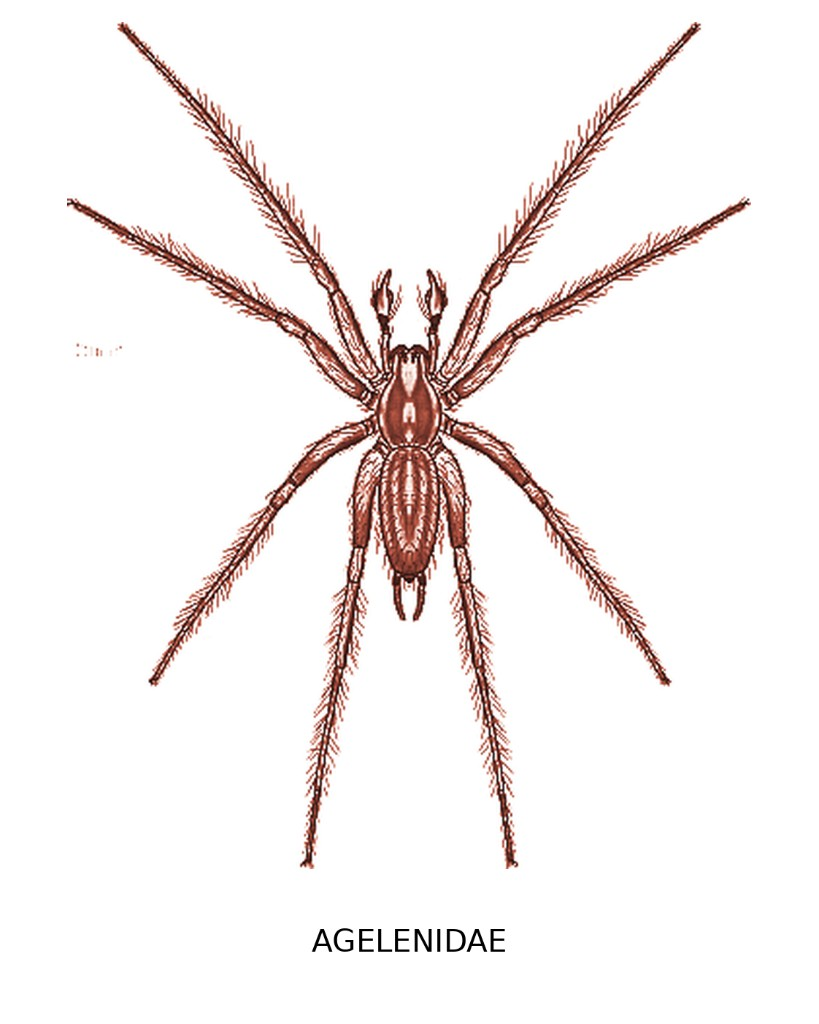
#> input picture originals/agelenidae.png, 819 x 1024 px
$ python -i optimize_images.py   (imports and definitions only)
#> lines starting #> are read from the running program, lines starting #| are printed output that depends on the picture
#> further down, picture is the input picture: PIL image 819x1024 RGB; mean R, G, B 245.3, 240.4, 239.4
#!/usr/bin/env python3
"""Build Pebble RGB222 color + grayscale assets from spider family illustrations."""

from __future__ import annotations

import argparse
import csv
import shutil
from pathlib import Path

from PIL import Image, ImageEnhance, ImageOps

ROOT = Path(__file__).resolve().parent.parent
CATALOG = ROOT / "spider_catalog.csv"
ORIGINALS = ROOT / "originals"
ASSETS_GLOB = Path("/home/manjo/.cursor/projects/home-manjo-Pebble/assets")
COLOR_OUT = ROOT / "resources" / "images" / "color"
MONO_OUT = ROOT / "resources" / "images" / "mono"
REFERENCE_OUT = ROOT / "resources" / "images" / "reference"
ICON_OUT = ROOT / "resources" / "images" / "icon.png"
MAX_SIZE = (188, 106)
CHANNELS = (0, 85, 170, 255)
PALETTE = [v for r in CHANNELS for g in CHANNELS for b in CHANNELS for v in (r, g, b)]
PALETTE_IMAGE = Image.new("P", (1, 1))
# [1 line not run here, left out]
NO_DITHER = Image.Dither.NONE

COMMON: dict[str, str] = {
    "agelenidae": "Funnel weavers",
    "amaurobiidae": "Hackledmesh weavers",
    "amphinectidae": "Stiphidiid spiders",
    "anapidae": "Minute orb-weavers",
    "antrodiaetidae": "Folding-trapdoor spiders",
    "anyphaenidae": "Anyphaenid sac spiders",
    "araneidae": "Orb-weavers",
    "atypidae": "Purse-web spiders",
    "caponiidae": "Caponiid spiders",
    "cithaeronidae": "Cithaeronid spiders",
    "clubionidae": "Sac spiders",
    "corinnidae": "Corinnid sac spiders",
    "ctenidae": "Wandering spiders",
    "ctenizidae": "Trapdoor spiders",
    "cybaeidae": "Cybaeid spiders",
    "deinopidae": "Ogre-faced spiders",
    "desidae": "Desid intertidal spiders",
    "dictynidae": "Dictynid spiders",
    "diguetidae": "Diguetid spiders",
    "dipluridae": "Funnel-web tarantulas",
    "dysderidae": "Woodlouse hunters",
    "euctenizidae": "Wafer-lid trapdoor spiders",
    "eutichuridae": "Eutichurid sac spiders",
    "filistatidae": "Crevice weavers",
    "gnaphosidae": "Ground spiders",
    "hahniidae": "Dwarf sheet weavers",
    "hersiliidae": "Two-tailed spiders",
    "homalonychidae": "Homalonychid ground spiders",
    "hypochilidae": "Lampshade spiders",
    "leptonetidae": "Leptonetid spiders",
    "linyphiidae": "Sheetweavers",
    "liocranidae": "Liocranid sac spiders",
    "lycosidae": "Wolf spiders",
    "mecicobothriidae": "Dwarf tarantulas",
    "mimetidae": "Pirate spiders",
    "miturgidae": "Miturgid spiders",
    "mysmenidae": "Dwarf orb-weavers",
    "nemesiidae": "Nemesiid trapdoor spiders",
    "nephilidae": "Golden orb-weavers",
    "nesticidae": "Cave cobweb spiders",
    "ochyroceratidae": "Ochyroceratid spiders",
    "oecobiidae": "Wall spiders",
    "oonopidae": "Goblin spiders",
    "oxyopidae": "Lynx spiders",
    "philodromidae": "Running crab spiders",
    "pholcidae": "Cellar spiders",
    "phrurolithidae": "Phrurolithid ground spiders",
    "pimoidae": "Pimoid sheet weavers",
    "pisauridae": "Nursery-web spiders",
    "plectreuridae": "Plectreurid spiders",
    "prodidomidae": "Prodidomid ground spiders",
    "salticidae": "Jumping spiders",
    "scytodidae": "Spitting spiders",
    "segestriidae": "Tube-dwelling spiders",
    "selenopidae": "Flattie spiders",
    "sicariidae": "Recluse spiders",
    "sparassidae": "Huntsman spiders",
    "symphytognathidae": "Symphytognathid dwarf spiders",
    "telemidae": "Telemid sheet weavers",
    "tetragnathidae": "Long-jawed orb-weavers",
    "theraphosidae": "Tarantulas",
    "theridiidae": "Cobweb spiders",
    "theridiosomatidae": "Ray spiders",
    "thomisidae": "Crab spiders",
    "titanoecidae": "Titanoecid spiders",
    "trachelidae": "Widow's-thrill spiders",
    "trechaleidae": "Trechaleid spiders",
    "trogloraptoridae": "Trogloraptor spiders",
    "uloboridae": "Cribellate orb-weavers",
    "zodariidae": "Ant spiders",
    "zoropsidae": "Zoropsid spiders",
}


# [6 lines left out: function family_slug, not called in this run]


def scientific(slug: str) -> str:
    return slug[0].upper() + slug[1:]


def strip_plate_label(image: Image.Image) -> Image.Image:
    """Remove the family name printed along the bottom of field-guide plates."""
    gray = image.convert("L")
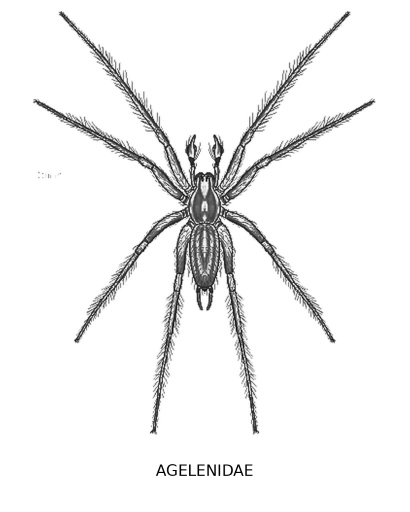
#> gray: PIL image 819x1024 L (shown at 1/2 size); min 0, max 255, mean 241.7
    width, height = gray.size
    x0, x1 = int(width * 0.08), int(width * 0.92)
    scan_floor = int(height * 0.78)
    label_top = height
    in_band = False
    for y in range(height - 1, scan_floor, -1):
        row = [gray.getpixel((x, y)) for x in range(x0, x1, 4)]
        dark = sum(1 for value in row if value < 210)
        if dark >= max(3, len(row) // 25):
            in_band = True
            label_top = y
        elif in_band:
            break
#> this loop made 96 passes
#> dark on passes 1 to 8: 0, 0, 0, 0, 0, 0, 0, 0
    if label_top >= height:
        return image
    pad = 6
    return image.crop((0, 0, width, max(scan_floor, label_top - pad)))
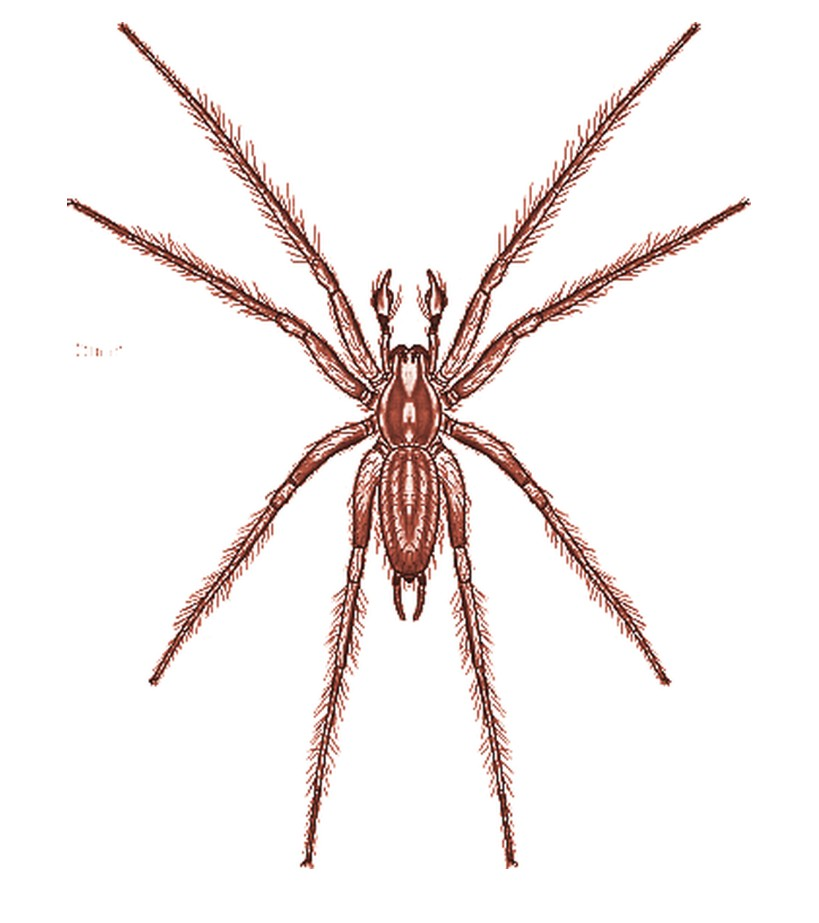
#> returned value: PIL image 819x923 RGB; mean R, G, B 244.7, 239.3, 238.2


# [106 lines left out: functions discover_sources, prepare_rgb, quantize_fit, write_catalog, main, not called in this run]


# [2 lines not run here, left out]

>>> from PIL import Image
>>> picture = Image.open('../originals/agelenidae.png')
>>> result = strip_plate_label(picture)

$ run again, on originals/antrodiaetidae.png
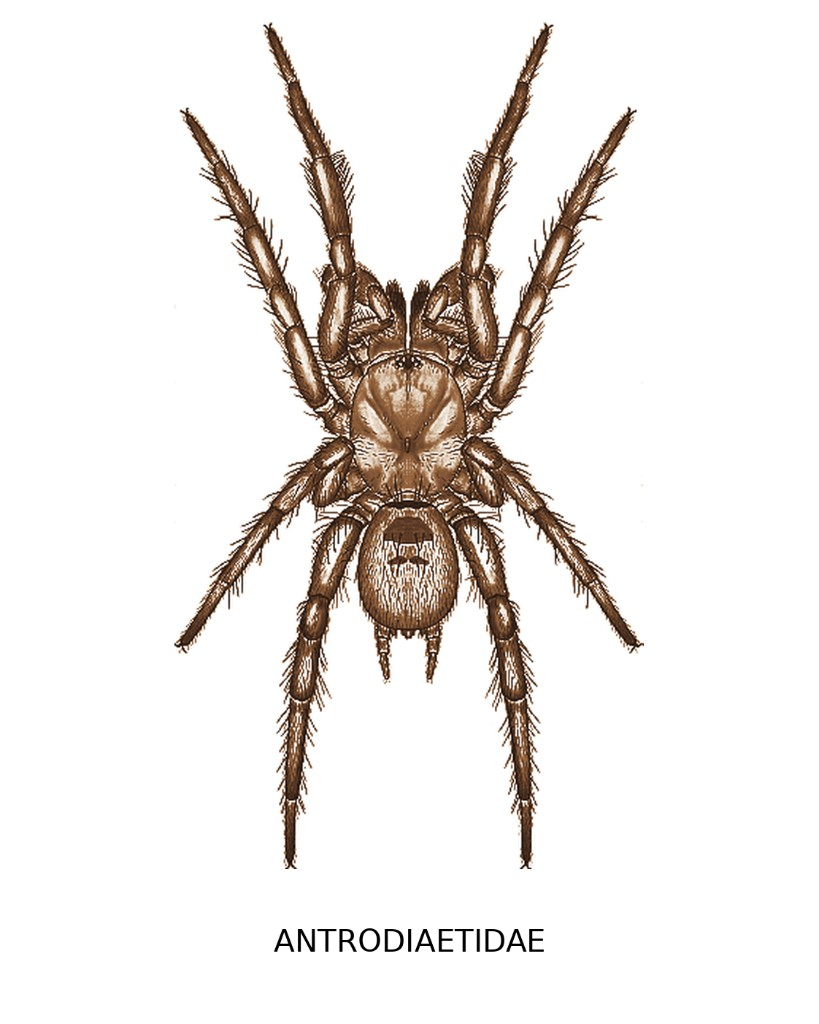
#> input picture originals/antrodiaetidae.png, 819 x 1024 px
#> picture is the input picture: PIL image 819x1024 RGB; mean R, G, B 237.1, 233.3, 230.4
#> in strip_plate_label, `gray = image.convert("L")`:
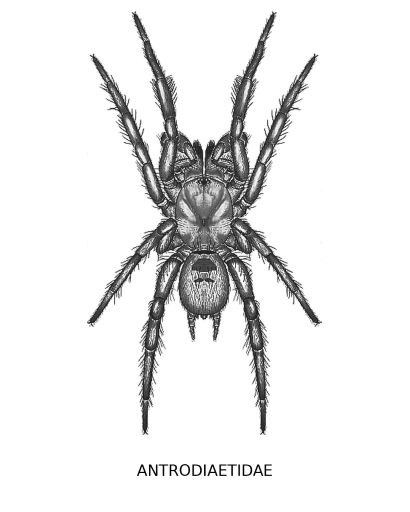
#> gray: PIL image 819x1024 L (shown at 1/2 size); min 0, max 255, mean 234.1
#> the loop in strip_plate_label, `for y in range(height - 1, scan_floor, -1):` made 96 passes
#> dark on passes 1 to 8: 0, 0, 0, 0, 0, 0, 0, 0
#> in strip_plate_label, `return image.crop((0, 0, width, max(scan_floor, label_top - pad)))`:
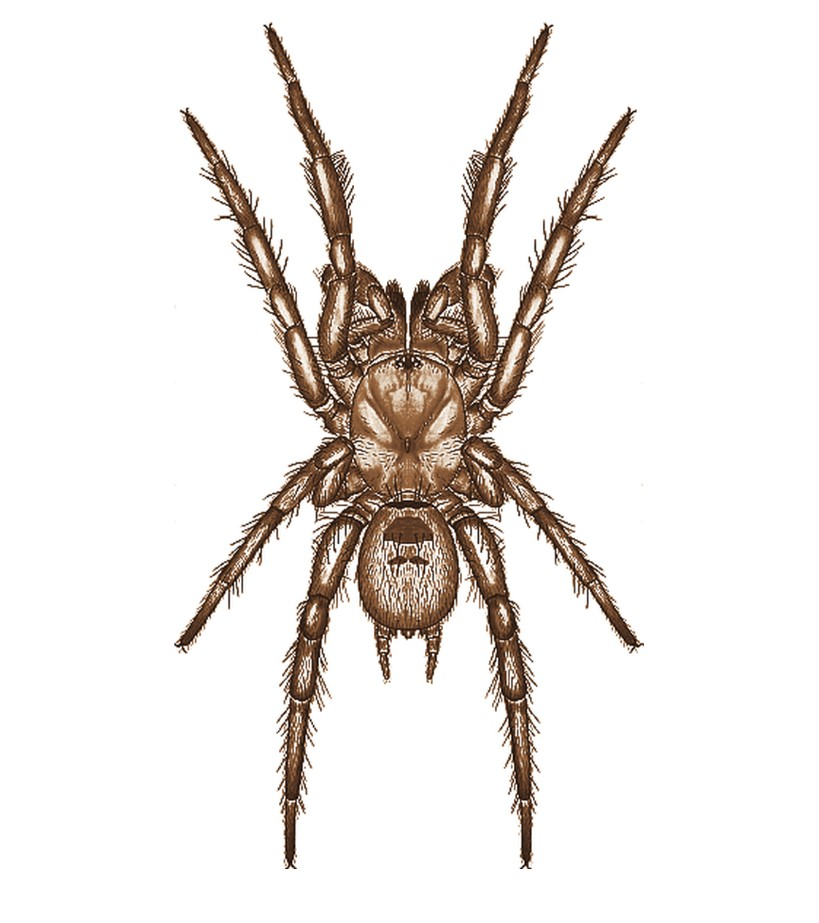
#> returned value: PIL image 819x923 RGB; mean R, G, B 235.9, 231.5, 228.4

$ run again, on originals/anyphaenidae.png
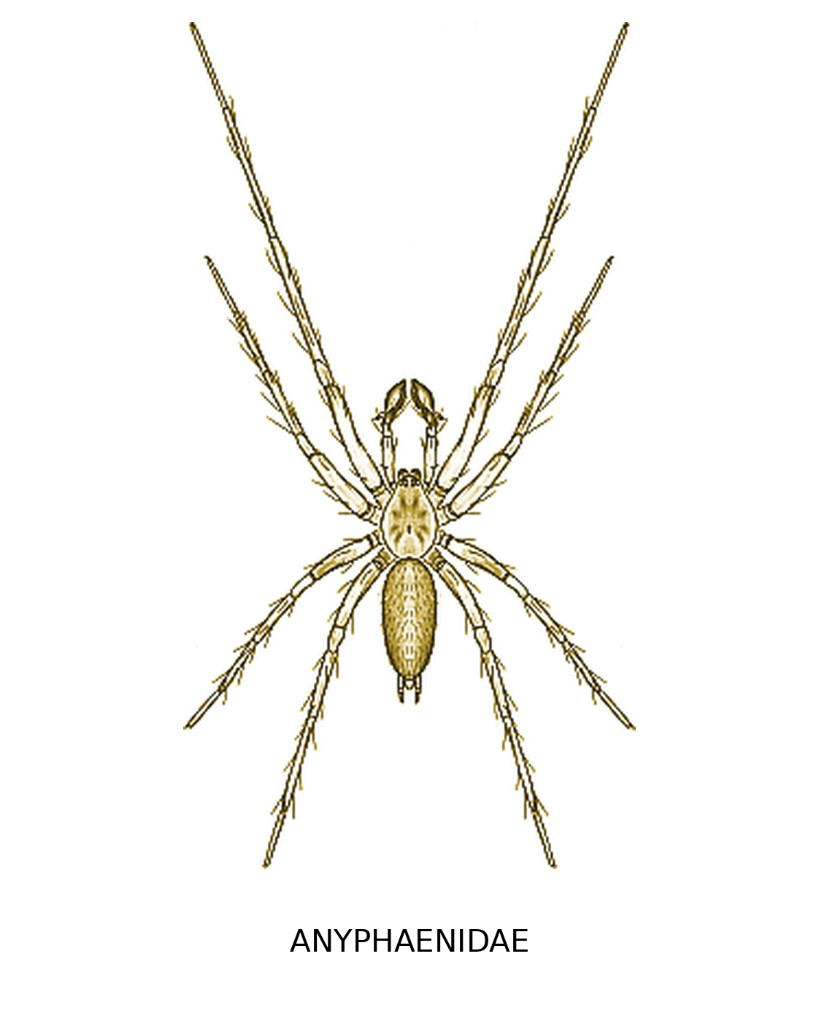
#> input picture originals/anyphaenidae.png, 819 x 1024 px
#> picture is the input picture: PIL image 819x1024 RGB; mean R, G, B 248, 247.2, 244.4
#> in strip_plate_label, `gray = image.convert("L")`:
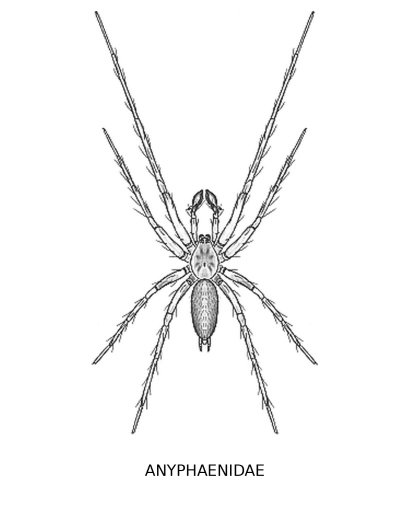
#> gray: PIL image 819x1024 L (shown at 1/2 size); min 0, max 255, mean 247.1
#> the loop in strip_plate_label, `for y in range(height - 1, scan_floor, -1):` made 96 passes
#> dark on passes 1 to 8: 0, 0, 0, 0, 0, 0, 0, 0
#> in strip_plate_label, `return image.crop((0, 0, width, max(scan_floor, label_top - pad)))`:
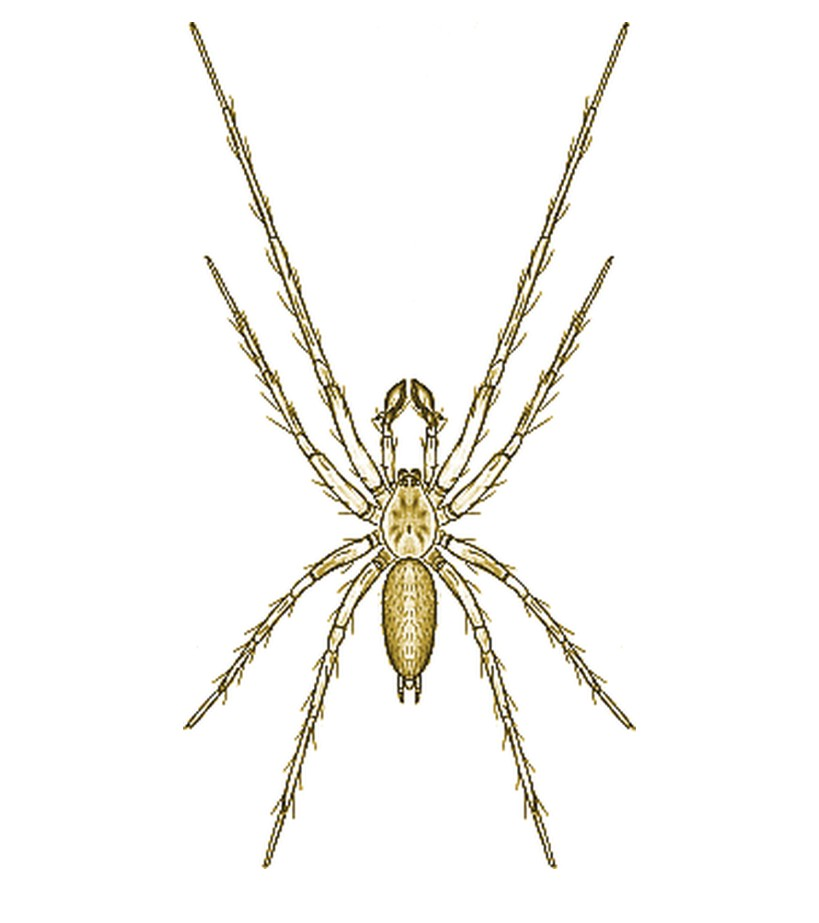
#> returned value: PIL image 819x923 RGB; mean R, G, B 247.8, 246.9, 243.9
